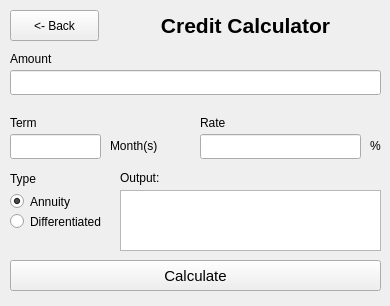
<?xml version="1.0" encoding="UTF-8"?>
<ui version="4.0">
 <class>credit_window</class>
 <widget class="QWidget" name="credit_window">
  <property name="geometry">
   <rect>
    <x>0</x>
    <y>0</y>
    <width>390</width>
    <height>306</height>
   </rect>
  </property>
  <property name="windowTitle">
   <string>Form</string>
  </property>
  <widget class="QLineEdit" name="termLine">
   <property name="geometry">
    <rect>
     <x>10</x>
     <y>134</y>
     <width>91</width>
     <height>25</height>
    </rect>
   </property>
  </widget>
  <widget class="QLabel" name="label">
   <property name="geometry">
    <rect>
     <x>10</x>
     <y>114</y>
     <width>67</width>
     <height>17</height>
    </rect>
   </property>
   <property name="text">
    <string>Term</string>
   </property>
  </widget>
  <widget class="QLineEdit" name="amountLine">
   <property name="geometry">
    <rect>
     <x>10</x>
     <y>70</y>
     <width>371</width>
     <height>25</height>
    </rect>
   </property>
  </widget>
  <widget class="QLabel" name="label_2">
   <property name="geometry">
    <rect>
     <x>10</x>
     <y>50</y>
     <width>67</width>
     <height>17</height>
    </rect>
   </property>
   <property name="text">
    <string>Amount</string>
   </property>
  </widget>
  <widget class="QLabel" name="label_3">
   <property name="geometry">
    <rect>
     <x>110</x>
     <y>130</y>
     <width>67</width>
     <height>31</height>
    </rect>
   </property>
   <property name="text">
    <string>Month(s)</string>
   </property>
  </widget>
  <widget class="QLineEdit" name="rateLine">
   <property name="geometry">
    <rect>
     <x>200</x>
     <y>134</y>
     <width>161</width>
     <height>25</height>
    </rect>
   </property>
  </widget>
  <widget class="QLabel" name="label_4">
   <property name="geometry">
    <rect>
     <x>370</x>
     <y>130</y>
     <width>67</width>
     <height>31</height>
    </rect>
   </property>
   <property name="text">
    <string>%</string>
   </property>
  </widget>
  <widget class="QLabel" name="label_5">
   <property name="geometry">
    <rect>
     <x>200</x>
     <y>114</y>
     <width>67</width>
     <height>17</height>
    </rect>
   </property>
   <property name="text">
    <string>Rate</string>
   </property>
  </widget>
  <widget class="QLabel" name="label_6">
   <property name="geometry">
    <rect>
     <x>100</x>
     <y>10</y>
     <width>291</width>
     <height>31</height>
    </rect>
   </property>
   <property name="font">
    <font>
     <pointsize>16</pointsize>
     <bold>true</bold>
     <kerning>true</kerning>
    </font>
   </property>
   <property name="layoutDirection">
    <enum>Qt::LeftToRight</enum>
   </property>
   <property name="autoFillBackground">
    <bool>false</bool>
   </property>
   <property name="text">
    <string>Credit Calculator</string>
   </property>
   <property name="alignment">
    <set>Qt::AlignCenter</set>
   </property>
  </widget>
  <widget class="QRadioButton" name="annuityRadio">
   <property name="geometry">
    <rect>
     <x>10</x>
     <y>190</y>
     <width>112</width>
     <height>23</height>
    </rect>
   </property>
   <property name="text">
    <string>Annuity</string>
   </property>
   <property name="checked">
    <bool>true</bool>
   </property>
  </widget>
  <widget class="QRadioButton" name="differentiatedRadio">
   <property name="geometry">
    <rect>
     <x>10</x>
     <y>210</y>
     <width>121</width>
     <height>23</height>
    </rect>
   </property>
   <property name="text">
    <string>Differentiated</string>
   </property>
  </widget>
  <widget class="QLabel" name="label_7">
   <property name="geometry">
    <rect>
     <x>10</x>
     <y>170</y>
     <width>67</width>
     <height>17</height>
    </rect>
   </property>
   <property name="text">
    <string>Type</string>
   </property>
  </widget>
  <widget class="QPushButton" name="pushButton">
   <property name="geometry">
    <rect>
     <x>10</x>
     <y>260</y>
     <width>371</width>
     <height>31</height>
    </rect>
   </property>
   <property name="font">
    <font>
     <pointsize>11</pointsize>
    </font>
   </property>
   <property name="text">
    <string>Calculate</string>
   </property>
  </widget>
  <widget class="QPushButton" name="pushButton_2">
   <property name="geometry">
    <rect>
     <x>10</x>
     <y>10</y>
     <width>89</width>
     <height>31</height>
    </rect>
   </property>
   <property name="text">
    <string>&lt;- Back</string>
   </property>
  </widget>
  <widget class="QTextEdit" name="outputText">
   <property name="geometry">
    <rect>
     <x>120</x>
     <y>190</y>
     <width>261</width>
     <height>61</height>
    </rect>
   </property>
   <property name="readOnly">
    <bool>true</bool>
   </property>
  </widget>
  <widget class="QLabel" name="label_8">
   <property name="geometry">
    <rect>
     <x>120</x>
     <y>170</y>
     <width>58</width>
     <height>16</height>
    </rect>
   </property>
   <property name="text">
    <string>Output:</string>
   </property>
  </widget>
 </widget>
 <resources/>
 <connections/>
</ui>
